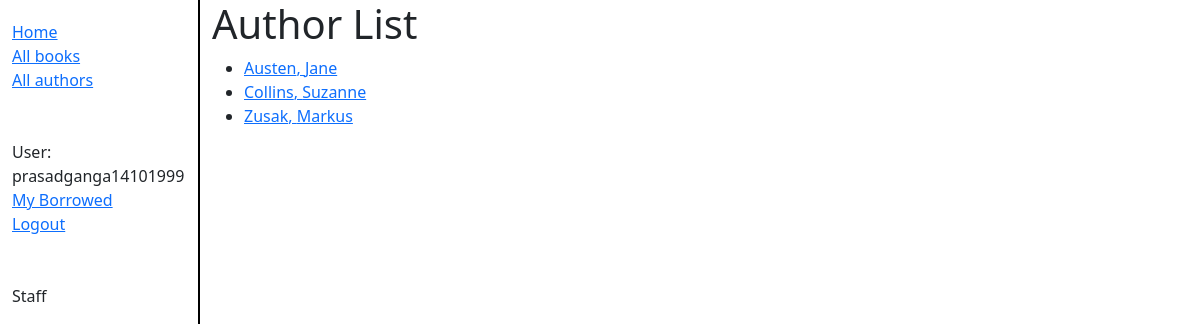
Screenshot of /catalog/authors/ (signed in) with the database file from the repository.
### catalog/models.py (models this page shows, shortened)
class Author(models.Model):
    first_name = models.CharField(max_length=100)
    last_name = models.CharField(max_length=100)
    date_of_birth = models.DateField(null=True, blank=True)
    date_of_death = models.DateField("Died", null=True, blank=True)
    class Meta:
        ordering = ["last_name", "first_name"]
    def get_absolute_url(self):
        return reverse('author-detail', args=[str(self.id)])

### catalog/views.py (the view)
# urls.py: path("authors/", views.AuthorListView.as_view(), name="authors"),
class AuthorListView(generic.ListView):
    model = Author

### catalog/templates/catalog/author_list.html
{% extends "base_generic.html" %}
{% block content %}
    <h1>Author List</h1>
    {% if author_list %}
    <ul>
        {% for author in author_list %}
            <li><a href="{{author.get_absolute_url}}">{{author.last_name}},&nbsp;{{author.first_name}}</a></li>
        {% endfor %}
    </ul>
    {% else %}
        <p>There are no books in  the library</p>
    {% endif %}
{% endblock %}

### catalog/templates/base_generic.html (shortened to what this page needs)
<!DOCTYPE html>
<html lang="en">
<head>
    <link href="https://cdn.jsdelivr.net/npm/bootstrap@5.1.3/dist/css/bootstrap.min.css" rel="stylesheet">
    {% load static %}
    <link rel="stylesheet" href="{% static 'css/styles.css' %}">
</head>
<body>
    <div class="container-fluid">
        <div class="row">
            <div class="col-sm-2 sidebar-border">
            {% block sidebar %}
                <ul class="sidebar-nav">
                    <li><a href="{% url 'index' %}">Home</a></li>
                    <li><a href="{% url 'books' %}">All books</a></li>
                    <li><a href="{% url 'authors' %}">All authors</a></li>
                    <br>
                    <br>
                    {% if user.is_authenticated %}
                        <li>User: {{ user.get_username }}</li>
                        <li><a href="{% url 'my-borrowed' %}">My Borrowed</a></li>
                        <li><a href="{% url 'logout' %}?next={{request.path}}">Logout</a></li>
                    {% else %}
                        <li><a href="{% url 'login' %}?next={{request.path}}">Login</a></li>
                    {% endif %}
                    <br>
                    <br>
                    <li>Staff</li>
                </ul>
            {% endblock %}
            </div>
            <div class="col-sm-10">{% block content %}{% endblock %}
            </div>
        </div>
    </div>
</body>
</html>

### catalog/static/css/styles.css (style rules this page uses)
.sidebar-nav { margin-top: 20px; padding: 0; list-style: none; }
.sidebar-border { border-right: 2px solid black; }

### rows the page displays
Author: last_name "Austen", first_name "Jane"
Author: last_name "Collins", first_name "Suzanne"
Author: last_name "Zusak", first_name "Markus"

### other values shown
{{ user.get_username }} "prasadganga14101999"
